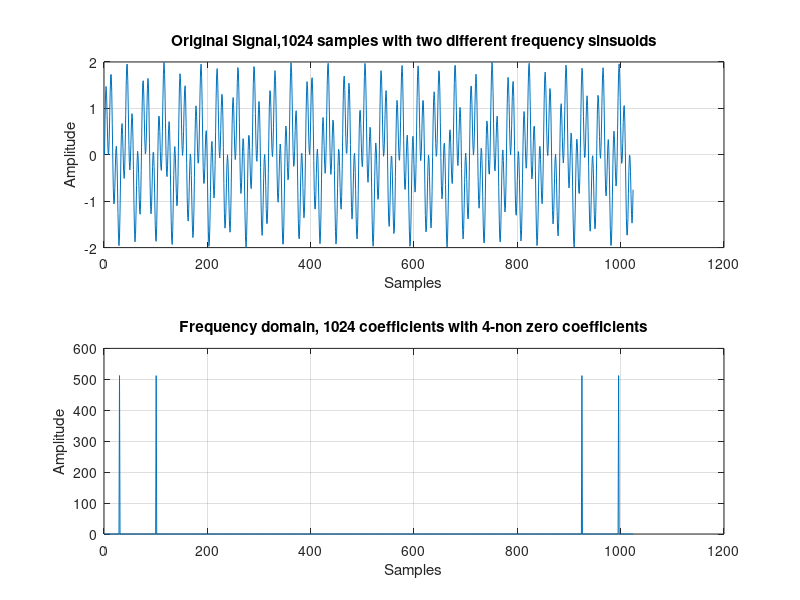

This figure's MATLAB source: (Note: this script raises an error after producing the figure.)
%Author: Osama Ullah Khan,
%        Phd Student, University of Michigan-Ann Arbor.
%        Email: oukhan@umich.edu
%        Version: 1.0
%
%This code demonstrate compressive sensing example. In this
%example the signal is sparse in frequency domain and random samples
%are taken in time domain.

close all;
clear all;

sigma = 0.01;
variance = sigma.^2;
lambda = 2;

%length of the signal
N=1024;

%Number of random observations to take
K=256;

%Discrete frequency of two sinusoids in the input signal
k1=29;
k2=100;

n=0:N-1;

%Sparse signal in frequency domain.
x=sin(2*pi*(k1/N)*n)+sin(2*pi*(k2/N)*n);


figure;
subplot(2,1,1);
plot(x)
grid on;
xlabel('Samples');
ylabel('Amplitude');
title('Original Signal,1024 samples with two different frequency sinsuoids');

xf=fft(x);

xfmag=10*log10(abs(xf));

subplot(2,1,2);
plot(abs(xf))
grid on;
xlabel('Samples');
ylabel('Amplitude');
title('Frequency domain, 1024 coefficients with 4-non zero coefficients');

%creating dft matrix
B=dftmtx(N);
Binv=inv(B);

%Taking DFT of the signal
xf=B*x';

diff = peak2peak(xf);
% add noise scaled by the vector
xf = xf+diff*normrnd(0,sigma,length(xf),1);

%Selecting random rows of the DFT matrix
q=randperm(N);

%creating measurement matrix
A=Binv(q(1:K),:);

%taking random time measurements
y=(A*xf);

%Calculating Initial guess
x0=A'*y;

eps = sqrt(variance*(N+lambda*sqrt(2*N)));

%Running the recovery Algorithm
tic
xp=l1eq_pd(x0,A,[],y,1e-5);
%xp = l1qc_logbarrier(x0, A, A', y, eps, 1e-1, 2, 1e-8, 600);
toc

%recovered signal in time domain
xprec=real(Binv*xp);

figure;
subplot(2,1,1)
plot(abs(xf))
grid on;
xlabel('Samples');
ylabel('Amplitude');
title('Original Signal, Discrete Fourier Transform');

subplot(2,1,2)
plot(abs(xp),'r')
grid on;
xlabel('Samples');
ylabel('Amplitude');
title(sprintf('Recovered Signal, Discrete Fourier Transform sampled with %d samples',K));

figure;
subplot(2,1,1);
plot(x)
grid on;
xlabel('Samples');
ylabel('Amplitude');
title('Original Signal,1024 samples with two different frequency sinsuoids');

subplot(2,1,2)
plot(xprec,'r')
grid on;
xlabel('Samples');
ylabel('Amplitude');
title(sprintf('Recovered Signal in Time Domain'));


